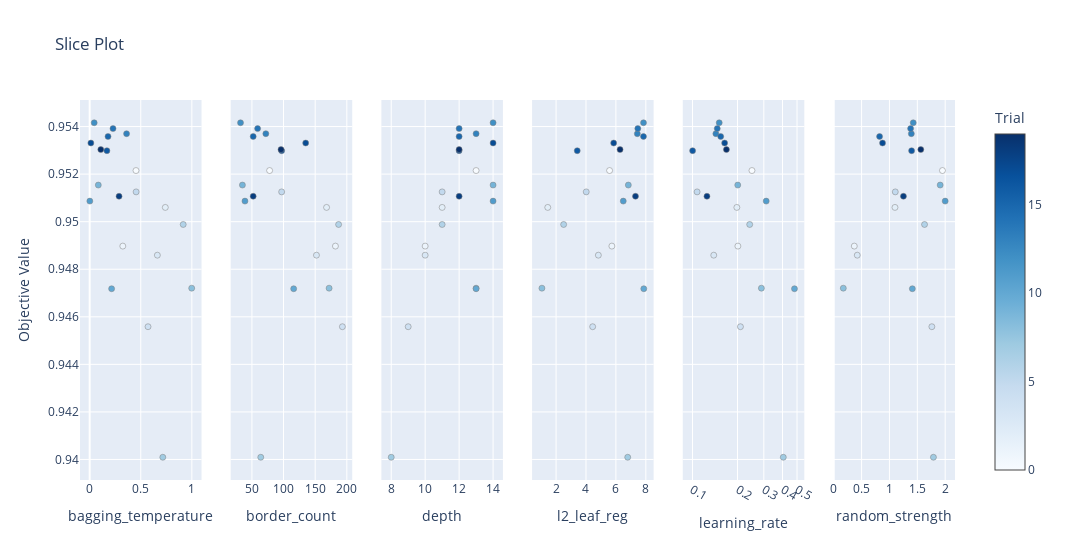

The code cell stored with this chart in its notebook:
### Code cell
vis.plot_slice(study)

### Figure 1 — Plotly figure (JSON) as saved in the notebook; plotly's stock layout.template omitted (floating-point values rounded to 4 significant figures)
{"data": [{"marker": {"color": [0, 1, 2, 3, 4, 5, 6, 7, 8, 9, 10, 11, 12, 13, 14, 15, 16, 17, 18, 19], "colorbar": {"title": {"text": "Trial"}, "x": 1, "xpad": 40}, "colorscale": [[0, "rgb(247,251,255)"], [0.125, "rgb(222,235,247)"], [0.25, "rgb(198,219,239)"], [0.375, "rgb(158,202,225)"], [0.5, "rgb(107,174,214)"], [0.625, "rgb(66,146,198)"], [0.75, "rgb(33,113,181)"], [0.875, "rgb(8,81,156)"], [1, "rgb(8,48,107)"]], "line": {"color": "Grey", "width": 0.5}, "showscale": true}, "mode": "markers", "name": "Feasible Trial", "showlegend": false, "type": "scatter", "x": [0.4534, 0.3243, 0.7402, 0.6625, 0.5712, 0.4545, 0.9155, 0.7157, 0.9986, 0.08441, 0.2147, 0.001566, 0.04434, 0.3611, 0.2283, 0.1797, 0.1689, 0.01174, 0.2876, 0.1091], "xaxis": "x", "y": [0.9522, 0.949, 0.9506, 0.9486, 0.9456, 0.9513, 0.9499, 0.9401, 0.9472, 0.9515, 0.9472, 0.9509, 0.9542, 0.9537, 0.9539, 0.9536, 0.953, 0.9533, 0.9511, 0.953], "yaxis": "y"}, {"marker": {"color": [0, 1, 2, 3, 4, 5, 6, 7, 8, 9, 10, 11, 12, 13, 14, 15, 16, 17, 18, 19], "colorbar": {"title": {"text": "Trial"}, "x": 1, "xpad": 40}, "colorscale": [[0, "rgb(247,251,255)"], [0.125, "rgb(222,235,247)"], [0.25, "rgb(198,219,239)"], [0.375, "rgb(158,202,225)"], [0.5, "rgb(107,174,214)"], [0.625, "rgb(66,146,198)"], [0.75, "rgb(33,113,181)"], [0.875, "rgb(8,81,156)"], [1, "rgb(8,48,107)"]], "line": {"color": "Grey", "width": 0.5}, "showscale": false}, "mode": "markers", "name": "Feasible Trial", "showlegend": false, "type": "scatter", "x": [78, 182, 168, 152, 193, 97, 187, 64, 172, 35, 116, 39, 32, 72, 59, 52, 97, 135, 52, 96], "xaxis": "x2", "y": [0.9522, 0.949, 0.9506, 0.9486, 0.9456, 0.9513, 0.9499, 0.9401, 0.9472, 0.9515, 0.9472, 0.9509, 0.9542, 0.9537, 0.9539, 0.9536, 0.953, 0.9533, 0.9511, 0.953], "yaxis": "y2"}, {"marker": {"color": [0, 1, 2, 3, 4, 5, 6, 7, 8, 9, 10, 11, 12, 13, 14, 15, 16, 17, 18, 19], "colorbar": {"title": {"text": "Trial"}, "x": 1, "xpad": 40}, "colorscale": [[0, "rgb(247,251,255)"], [0.125, "rgb(222,235,247)"], [0.25, "rgb(198,219,239)"], [0.375, "rgb(158,202,225)"], [0.5, "rgb(107,174,214)"], [0.625, "rgb(66,146,198)"], [0.75, "rgb(33,113,181)"], [0.875, "rgb(8,81,156)"], [1, "rgb(8,48,107)"]], "line": {"color": "Grey", "width": 0.5}, "showscale": false}, "mode": "markers", "name": "Feasible Trial", "showlegend": false, "type": "scatter", "x": [13, 10, 11, 10, 9, 11, 11, 8, 13, 14, 13, 14, 14, 13, 12, 12, 12, 14, 12, 12], "xaxis": "x3", "y": [0.9522, 0.949, 0.9506, 0.9486, 0.9456, 0.9513, 0.9499, 0.9401, 0.9472, 0.9515, 0.9472, 0.9509, 0.9542, 0.9537, 0.9539, 0.9536, 0.953, 0.9533, 0.9511, 0.953], "yaxis": "y3"}, {"marker": {"color": [0, 1, 2, 3, 4, 5, 6, 7, 8, 9, 10, 11, 12, 13, 14, 15, 16, 17, 18, 19], "colorbar": {"title": {"text": "Trial"}, "x": 1, "xpad": 40}, "colorscale": [[0, "rgb(247,251,255)"], [0.125, "rgb(222,235,247)"], [0.25, "rgb(198,219,239)"], [0.375, "rgb(158,202,225)"], [0.5, "rgb(107,174,214)"], [0.625, "rgb(66,146,198)"], [0.75, "rgb(33,113,181)"], [0.875, "rgb(8,81,156)"], [1, "rgb(8,48,107)"]], "line": {"color": "Grey", "width": 0.5}, "showscale": false}, "mode": "markers", "name": "Feasible Trial", "showlegend": false, "type": "scatter", "x": [5.578, 5.731, 1.444, 4.827, 4.446, 4.015, 2.505, 6.789, 1.053, 6.83, 7.864, 6.492, 7.846, 7.432, 7.464, 7.843, 3.414, 5.851, 7.308, 6.277], "xaxis": "x4", "y": [0.9522, 0.949, 0.9506, 0.9486, 0.9456, 0.9513, 0.9499, 0.9401, 0.9472, 0.9515, 0.9472, 0.9509, 0.9542, 0.9537, 0.9539, 0.9536, 0.953, 0.9533, 0.9511, 0.953], "yaxis": "y4"}, {"marker": {"color": [0, 1, 2, 3, 4, 5, 6, 7, 8, 9, 10, 11, 12, 13, 14, 15, 16, 17, 18, 19], "colorbar": {"title": {"text": "Trial"}, "x": 1, "xpad": 40}, "colorscale": [[0, "rgb(247,251,255)"], [0.125, "rgb(222,235,247)"], [0.25, "rgb(198,219,239)"], [0.375, "rgb(158,202,225)"], [0.5, "rgb(107,174,214)"], [0.625, "rgb(66,146,198)"], [0.75, "rgb(33,113,181)"], [0.875, "rgb(8,81,156)"], [1, "rgb(8,48,107)"]], "line": {"color": "Grey", "width": 0.5}, "showscale": false}, "mode": "markers", "name": "Feasible Trial", "showlegend": false, "type": "scatter", "x": [0.2499, 0.2012, 0.198, 0.1388, 0.2093, 0.1074, 0.2413, 0.4047, 0.2889, 0.2007, 0.4808, 0.3112, 0.1509, 0.1433, 0.1464, 0.1544, 0.1002, 0.1641, 0.1249, 0.1686], "xaxis": "x5", "y": [0.9522, 0.949, 0.9506, 0.9486, 0.9456, 0.9513, 0.9499, 0.9401, 0.9472, 0.9515, 0.9472, 0.9509, 0.9542, 0.9537, 0.9539, 0.9536, 0.953, 0.9533, 0.9511, 0.953], "yaxis": "y5"}, {"marker": {"color": [0, 1, 2, 3, 4, 5, 6, 7, 8, 9, 10, 11, 12, 13, 14, 15, 16, 17, 18, 19], "colorbar": {"title": {"text": "Trial"}, "x": 1, "xpad": 40}, "colorscale": [[0, "rgb(247,251,255)"], [0.125, "rgb(222,235,247)"], [0.25, "rgb(198,219,239)"], [0.375, "rgb(158,202,225)"], [0.5, "rgb(107,174,214)"], [0.625, "rgb(66,146,198)"], [0.75, "rgb(33,113,181)"], [0.875, "rgb(8,81,156)"], [1, "rgb(8,48,107)"]], "line": {"color": "Grey", "width": 0.5}, "showscale": false}, "mode": "markers", "name": "Feasible Trial", "showlegend": false, "type": "scatter", "x": [1.951, 0.369, 1.099, 0.4227, 1.761, 1.105, 1.629, 1.789, 0.1719, 1.91, 1.411, 2.0, 1.427, 1.393, 1.38, 0.8227, 1.397, 0.8758, 1.251, 1.563], "xaxis": "x6", "y": [0.9522, 0.949, 0.9506, 0.9486, 0.9456, 0.9513, 0.9499, 0.9401, 0.9472, 0.9515, 0.9472, 0.9509, 0.9542, 0.9537, 0.9539, 0.9536, 0.953, 0.9533, 0.9511, 0.953], "yaxis": "y6"}], "layout": {"title": {"text": "Slice Plot"}, "width": 1800, "xaxis": {"anchor": "y", "domain": [0, 0.1389], "title": {"text": "bagging_temperature"}}, "xaxis2": {"anchor": "y2", "domain": [0.1722, 0.3111], "title": {"text": "border_count"}}, "xaxis3": {"anchor": "y3", "domain": [0.3444, 0.4833], "title": {"text": "depth"}}, "xaxis4": {"anchor": "y4", "domain": [0.5167, 0.6556], "title": {"text": "l2_leaf_reg"}}, "xaxis5": {"anchor": "y5", "domain": [0.6889, 0.8278], "title": {"text": "learning_rate"}, "type": "log"}, "xaxis6": {"anchor": "y6", "domain": [0.8611, 1], "title": {"text": "random_strength"}}, "yaxis": {"anchor": "x", "domain": [0, 1], "title": {"text": "Objective Value"}}, "yaxis2": {"anchor": "x2", "domain": [0, 1], "matches": "y", "showticklabels": false}, "yaxis3": {"anchor": "x3", "domain": [0, 1], "matches": "y", "showticklabels": false}, "yaxis4": {"anchor": "x4", "domain": [0, 1], "matches": "y", "showticklabels": false}, "yaxis5": {"anchor": "x5", "domain": [0, 1], "matches": "y", "showticklabels": false}, "yaxis6": {"anchor": "x6", "domain": [0, 1], "matches": "y", "showticklabels": false}}}
